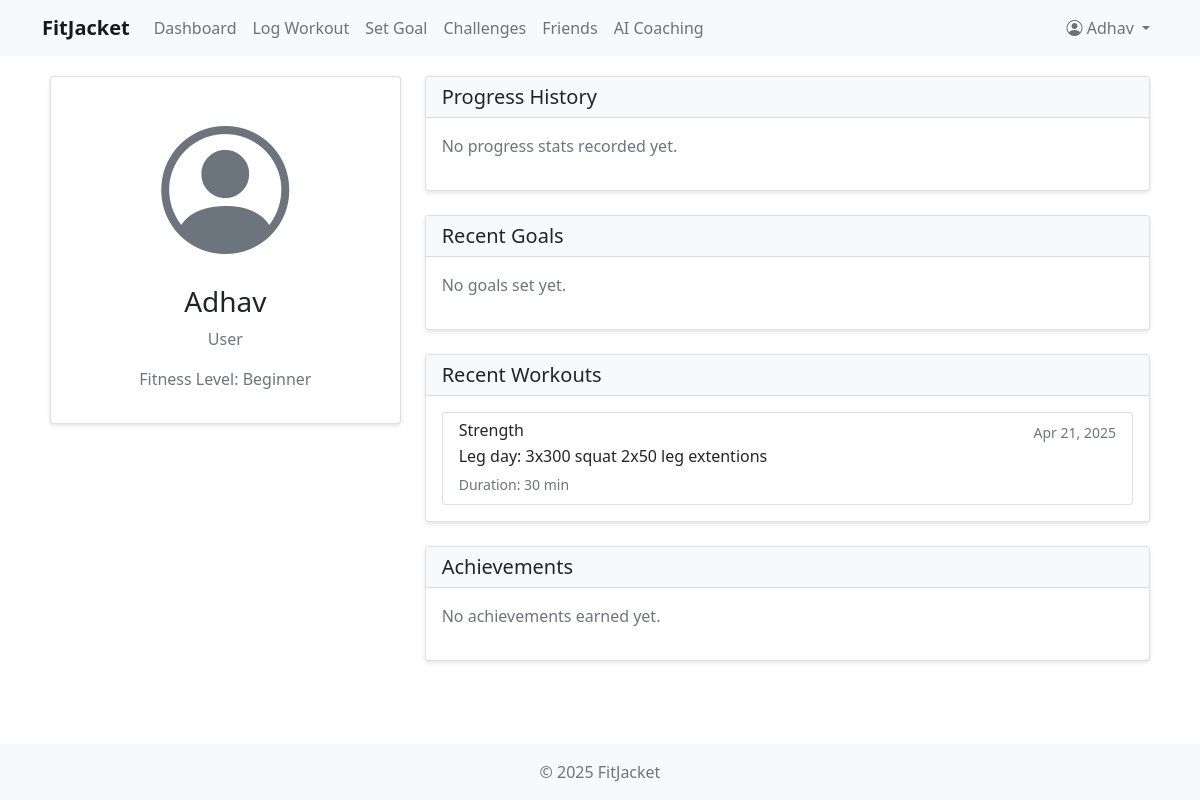
The app's page /profile/ (signed in), older data.
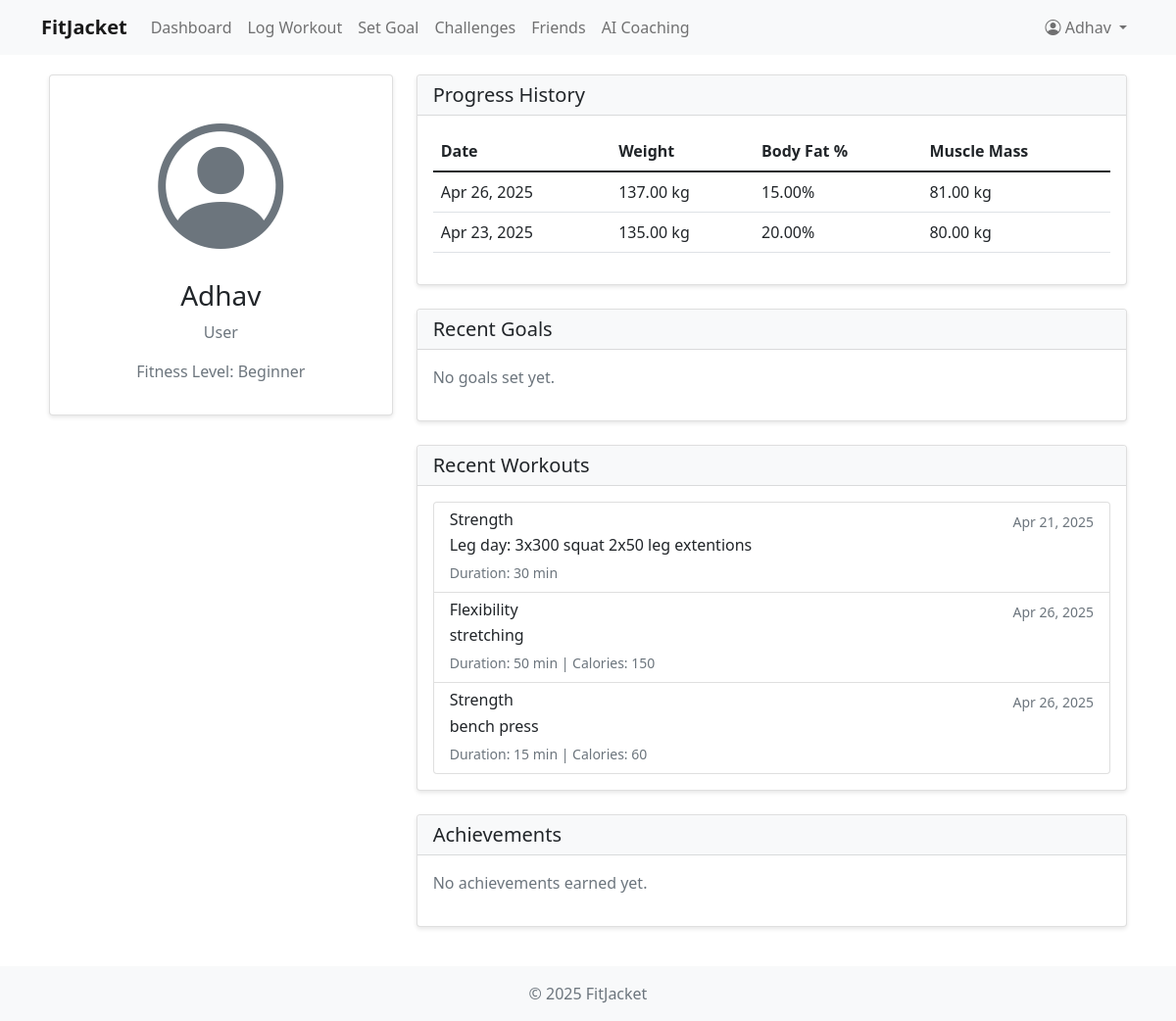
The same page, newer data.
### fitness/models.py (models this page shows, shortened)
class CustomUser(AbstractUser):
    USER_TYPE_CHOICES = (
        ('user', 'User'),
        ('coach', 'Coach'),
    )
    user_type = models.CharField(max_length=10, choices=USER_TYPE_CHOICES, default='user')
    bio = models.TextField(blank=True)
    profile_picture = models.ImageField(upload_to='profile_pictures/', null=True, blank=True)
    fitness_level = models.CharField(max_length=20, choices=(
        ('beginner', 'Beginner'),
        ('intermediate', 'Intermediate'),
        ('advanced', 'Advanced'),
    ), default='beginner')
    friends = models.ManyToManyField('self', symmetrical=False, blank=True)

class Workout(models.Model):
    WORKOUT_TYPES = (
        ('cardio', 'Cardio'),
        ('strength', 'Strength Training'),
        ('flexibility', 'Flexibility'),
        ('hiit', 'HIIT'),
        ('other', 'Other'),
    )
    user = models.ForeignKey(CustomUser, on_delete=models.CASCADE)
    workout_type = models.CharField(max_length=20, choices=WORKOUT_TYPES)
    description = models.TextField()
    duration = models.IntegerField(help_text="Duration in minutes")
    calories_burned = models.IntegerField(null=True, blank=True)
    created_at = models.DateTimeField(auto_now_add=True)
    coach_feedback = models.TextField(blank=True, null=True)
    location = models.CharField(max_length=255, blank=True, null=True)

class ProgressStats(models.Model):
    user = models.ForeignKey(CustomUser, on_delete=models.CASCADE)
    date = models.DateField()
    weight = models.DecimalField(max_digits=5, decimal_places=2, null=True, blank=True)
    body_fat_percentage = models.DecimalField(max_digits=4, decimal_places=2, null=True, blank=True)
    muscle_mass = models.DecimalField(max_digits=5, decimal_places=2, null=True, blank=True)
    notes = models.TextField(blank=True)

### fitness/views.py (the view)
# urls.py: path('profile/', views.profile, name='profile'),
@login_required
def profile(request):
    user = request.user
    goals = Goal.objects.filter(user=user)
    workouts = Workout.objects.filter(user=user)
    achievements = UserAchievement.objects.filter(user=user)
    progress_stats = ProgressStats.objects.filter(user=user).order_by('-date')[:5]
    return render(request, 'fitness/profile.html', {
        'user': user,
        'goals': goals,
        'workouts': workouts,
        'achievements': achievements,
        'progress_stats': progress_stats
    })

### fitness/templates/fitness/profile.html (shortened to what this page needs)
{% extends 'fitness/base.html' %}
{% block content %}
<div class="row">
    <div class="col-md-4">
        <div class="card">
            <div class="card-body text-center">
                {% if user.profile_picture %}
                    <img src="{{ user.profile_picture.url }}" alt="Profile Picture" class="rounded-circle img-fluid mb-3" style="max-width: 200px;">
                {% else %}
                    <i class="bi bi-person-circle" style="font-size: 8rem; color: #6c757d;"></i>
                {% endif %}
                <h3>{{ user.username }}</h3>
                <p class="text-muted">{{ user.get_user_type_display }}</p>
                <p class="text-muted">Fitness Level: {{ user.get_fitness_level_display }}</p>
            </div>
        </div>
    </div>
    <div class="col-md-8">
        <div class="card mb-4">
            <div class="card-header">
                <h5 class="mb-0">Progress History</h5>
            </div>
            <div class="card-body">
                {% if progress_stats %}
                    <div class="table-responsive">
                        <table class="table">
                            <thead>
                                <tr>
                                    <th>Date</th>
                                    <th>Weight</th>
                                    <th>Body Fat %</th>
                                    <th>Muscle Mass</th>
                                </tr>
                            </thead>
                            <tbody>
                                {% for stat in progress_stats %}
                                    <tr>
                                        <td>{{ stat.date|date:"M d, Y" }}</td>
                                        <td>{{ stat.weight|default:"-" }} kg</td>
                                        <td>{{ stat.body_fat_percentage|default:"-" }}%</td>
                                        <td>{{ stat.muscle_mass|default:"-" }} kg</td>
                                    </tr>
                                {% endfor %}
                            </tbody>
                        </table>
                    </div>
                {% else %}
                    <p class="text-muted">No progress stats recorded yet.</p>
                {% endif %}
            </div>
        </div>
        <div class="card mb-4">
            <div class="card-header">
                <h5 class="mb-0">Recent Goals</h5>
            </div>
            <div class="card-body">
                {% if goals %}
                    <div class="list-group">
                        {% for goal in goals|slice:":5" %}
                            <div class="list-group-item">
                                <div class="d-flex justify-content-between align-items-center">
                                    <h6 class="mb-1">{{ goal.description }}</h6>
                                    <span class="badge {% if goal.is_completed %}bg-success{% else %}bg-warning{% endif %}">
                                        {% if goal.is_completed %}Completed{% else %}In Progress{% endif %}
                                    </span>
                                </div>
                                {% if goal.target_date %}
                                    <small class="text-muted">Target Date: {{ goal.target_date }}</small>
                                {% endif %}
                            </div>
                        {% endfor %}
                    </div>
                {% else %}
                    <p class="text-muted">No goals set yet.</p>
                {% endif %}
            </div>
        </div>
        <div class="card mb-4">
            <div class="card-header">
                <h5 class="mb-0">Recent Workouts</h5>
            </div>
            <div class="card-body">
                {% if workouts %}
                    <div class="list-group">
                        {% for workout in workouts|slice:":5" %}
                            <div class="list-group-item">
                                <div class="d-flex justify-content-between align-items-center">
                                    <h6 class="mb-1">{{ workout.workout_type|title }}</h6>
                                    <small class="text-muted">{{ workout.created_at|date:"M d, Y" }}</small>
                                </div>
                                <p class="mb-1">{{ workout.description }}</p>
                                <small class="text-muted">
                                    Duration: {{ workout.duration }} min
                                    {% if workout.calories_burned %}
                                        | Calories: {{ workout.calories_burned }}
                                    {% endif %}
                                </small>
                            </div>
                        {% endfor %}
                    </div>
                {% else %}
                    <p class="text-muted">No workouts logged yet.</p>
                {% endif %}
            </div>
        </div>
        <div class="card">
            <div class="card-header">
                <h5 class="mb-0">Achievements</h5>
            </div>
            <div class="card-body">
                {% if achievements %}
                    <div class="row">
                        {% for achievement in achievements|slice:":6" %}
                            <div class="col-md-4 mb-3">
                                <div class="text-center">
                                    <img src="{{ achievement.achievement.badge_image.url }}"
                                         alt="{{ achievement.achievement.name }}"
                                         class="img-fluid mb-2"
                                         style="max-width: 100px;">
                                    <h6>{{ achievement.achievement.name }}</h6>
                                    <small class="text-muted">{{ achievement.earned_at|date:"M d, Y" }}</small>
                                </div>
                            </div>
                        {% endfor %}
                    </div>
                {% else %}
                    <p class="text-muted">No achievements earned yet.</p>
                {% endif %}
            </div>
        </div>
    </div>
</div>
{% endblock %}

### fitness/templates/fitness/base.html (shortened to what this page needs)
<!DOCTYPE html>
<html lang="en">
<head>
    <link href="https://cdn.jsdelivr.net/npm/bootstrap@5.1.3/dist/css/bootstrap.min.css" rel="stylesheet">
    <link rel="stylesheet" href="https://cdn.jsdelivr.net/npm/bootstrap-icons@1.7.2/font/bootstrap-icons.css">
</head>
<body>
    <nav class="navbar navbar-expand-lg navbar-light bg-light">
        <div class="container">
            <a class="navbar-brand" href="{% url 'home' %}">FitJacket</a>
            <div class="collapse navbar-collapse" id="navbarNav">
                <ul class="navbar-nav me-auto">
                    {% if user.is_authenticated %}
                        <li class="nav-item">
                            <a class="nav-link" href="{% url 'dashboard' %}">Dashboard</a>
                        </li>
                        <li class="nav-item">
                            <a class="nav-link" href="{% url 'log_workout' %}">Log Workout</a>
                        </li>
                        <li class="nav-item">
                            <a class="nav-link" href="{% url 'set_goal' %}">Set Goal</a>
                        </li>
                        <li class="nav-item">
                            <a class="nav-link" href="{% url 'challenges' %}">Challenges</a>
                        </li>
                        <li class="nav-item">
                            <a class="nav-link" href="{% url 'friends' %}">Friends</a>
                        </li>
                        <li class="nav-item">
                            <a class="nav-link" href="{% url 'ai_coaching' %}">AI Coaching</a>
                        </li>
                    {% endif %}
                </ul>
                <ul class="navbar-nav">
                    {% if user.is_authenticated %}
                        <li class="nav-item dropdown">
                            <a class="nav-link dropdown-toggle" href="#" id="navbarDropdown" role="button" data-bs-toggle="dropdown">
                                <i class="bi bi-person-circle"></i> {{ user.username }}
                            </a>
                        </li>
                    {% endif %}
                </ul>
            </div>
        </div>
    </nav>
    <div class="container main-content">
        {% block content %}
        {% endblock %}
    </div>
    <footer class="footer mt-auto py-3 bg-light">
        <div class="container text-center">
            <span class="text-muted">© 2025 FitJacket</span>
        </div>
    </footer>
</body>
</html>

### fitness/templates/fitness/base.html (style rules this page uses)
html, body { height: 100%; margin: 0; }
body { display: flex; flex-direction: column; }
.navbar-brand { font-weight: bold; }
.nav-link { color: #333; }
.main-content { padding: 20px; flex: 1 0 auto; }
.card { margin-bottom: 20px; box-shadow: 0 2px 4px rgba(0,0,0,0.1); }
.card-header { background-color: #f8f9fa; font-weight: bold; }
.footer { flex-shrink: 0; width: 100%; }

Row changes from the older to the newer data that the page shows:
added ProgressStats: date "Apr 26, 2025", weight "137.00", body_fat_percentage "15.00", muscle_mass "81.00"
added ProgressStats: date "Apr 23, 2025", weight "135.00", body_fat_percentage "20.00", muscle_mass "80.00"
added Workout: workout_type "Flexibility", created_at "Apr 26, 2025", description "stretching", duration "50", calories_burned "150"
added Workout: workout_type "Strength", created_at "Apr 26, 2025", description "bench press", duration "15", calories_burned "60"
Text that changed along with them:
text no longer shown: "No progress stats recorded yet."
text now shown: "Date Weight Body Fat % Muscle Mass"
